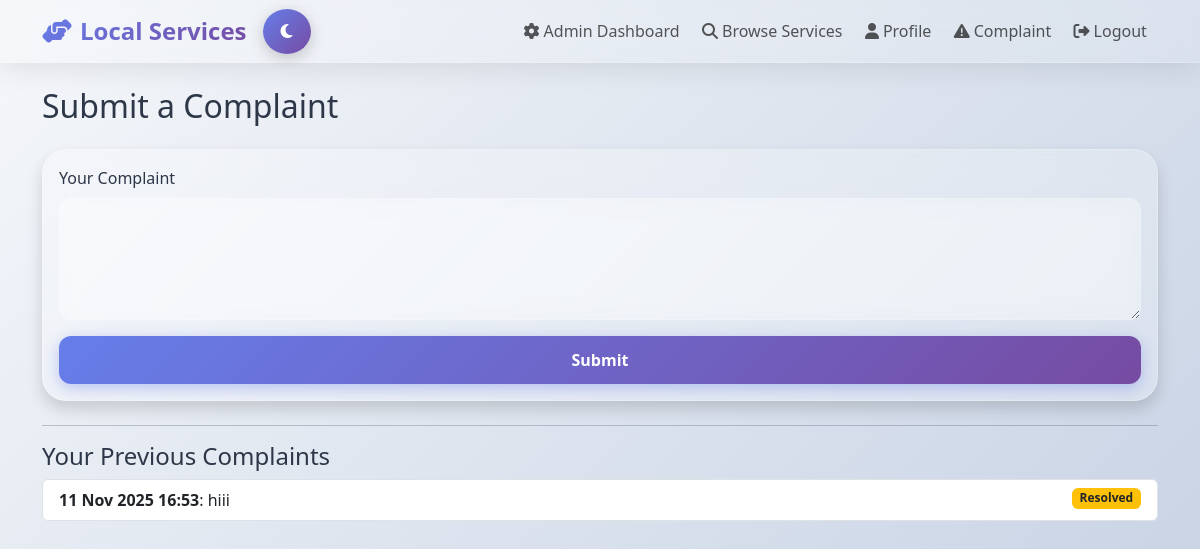
Page /complaint (signed in) on the committed database.
### app.py (models this page shows)
class Complaint(db.Model):
    id = db.Column(db.Integer, primary_key=True)
    user_id = db.Column(db.Integer, db.ForeignKey('user.id'), nullable=False)
    complaint_text = db.Column(db.Text, nullable=False)
    status = db.Column(db.String(50), default="Pending")  # Pending/Resolved
    timestamp = db.Column(db.DateTime, default=datetime.utcnow)
    user = db.relationship("User", backref="complaints")

### app.py (the view, shortened to what this page needs)
@app.route('/complaint', methods=['GET', 'POST'])
@login_required
def complaint():
    my_complaints = Complaint.query.filter_by(user_id=current_user.id).order_by(Complaint.timestamp.desc()).all()
    return render_template('complaint.html', my_complaints=my_complaints)

### app.py (called while the page is built)
@login_manager.user_loader
def load_user(user_id):
    return User.query.get(int(user_id))

@app.context_processor
def inject_provider_notifications():
    pending_count = 0
    if current_user.is_authenticated and current_user.role == "provider":
        pending_count = Booking.query.filter_by(provider_id=current_user.id, status="Pending").count()
    return dict(provider_pending_count=pending_count)

### templates/complaint.html
{% extends "base.html" %}
{% block content %}
<h2 class="mb-4">Submit a Complaint</h2>
<form method="POST" class="card p-3 shadow">
    <div class="mb-3">
        <label for="complaint_text" class="form-label">Your Complaint</label>
        <textarea class="form-control" name="complaint_text" rows="4" required></textarea>
    </div>
    <button type="submit" class="btn btn-primary">Submit</button>
</form>
{% if my_complaints %}
<hr>
<h4>Your Previous Complaints</h4>
<ul class="list-group">
    {% for c in my_complaints %}
    <li class="list-group-item">
        <strong>{{ c.timestamp.strftime("%d %b %Y %H:%M") }}</strong>: {{ c.complaint_text }}
        <span class="badge bg-warning text-dark float-end">{{ c.status }}</span>
    </li>
    {% endfor %}
</ul>
{% endif %}
{% endblock %}

### static/css/style.css (style rules this page uses)
:root { --primary-gradient: linear-gradient(135deg, #667eea 0%, #764ba2 100%); --secondary-gradient: linear-gradient(135deg, #f093fb 0%, #f5576c 100%); --success-gradient: linear-gradient(135deg, #4facfe 0%, #00f2fe 100%); --warning-gradient: linear-gradient(135deg, #f6d365 0%, #fda085 100%); --info-gradient: linear-gradient(135deg, #a8edea 0%, #fed6e3 100%); --dark-gradient: linear-gradient(135deg, #2c3e50 0%, #3498db 100%); --bg-primary: linear-gradient(135deg, #f5f7fa 0%, #c3cfe2 100%); --glass-bg: rgba(255, 255, 255, 0.25); --glass-border: rgba(255, 255, 255, 0.18); --text-primary: #2d3748; --text-secondary: #4a5568; --card-bg: rgba(255, 255, 255, 0.9); --shadow-soft: 0 8px 32px rgba(0, 0, 0, 0.1); --shadow-hover: 0 12px 40px rgba(0, 0, 0, 0.15); }
body { background: var(--bg-primary); font-family: 'Segoe UI', system-ui, -apple-system, sans-serif; min-height: 100vh; color: var(--text-primary); transition: all 0.5s ease; }
.card { border-radius: 1.5rem; background: var(--glass-bg); backdrop-filter: blur(16px); border: 1px solid var(--glass-border); box-shadow: var(--shadow-soft); transition: all 0.4s cubic-bezier(0.175, 0.885, 0.32, 1.275); overflow: hidden; position: relative; color: var(--text-primary); margin-bottom: 1.5rem; }
.card::before { content: ''; position: absolute; top: 0; left: 0; right: 0; height: 5px; background: var(--primary-gradient); transform: scaleX(0); transition: transform 0.3s ease; }
.form-control { border-radius: 0.75rem; border: 1px solid var(--glass-border); padding: 0.75rem 1rem; transition: all 0.3s ease; background: var(--glass-bg); backdrop-filter: blur(10px); color: var(--text-primary); }
.btn { border-radius: 0.75rem; border: none; font-weight: 600; padding: 0.75rem 1.5rem; transition: all 0.3s cubic-bezier(0.4, 0, 0.2, 1); position: relative; overflow: hidden; }
.btn::before { content: ''; position: absolute; top: 0; left: -100%; width: 100%; height: 100%; background: linear-gradient(90deg, transparent, rgba(255,255,255,0.3), transparent); transition: left 0.5s; }
.btn-primary { background: var(--primary-gradient); box-shadow: 0 4px 15px rgba(102, 126, 234, 0.4); }

### templates/theme_handler.html (style rules this page uses)
.btn { position: relative; overflow: hidden; }

### rows in the picture
Complaint: timestamp "11 Nov 2025 16:53", complaint_text "hiii", status "Resolved"
